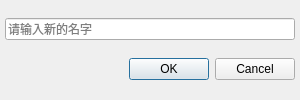
<?xml version="1.0" encoding="UTF-8"?>
<ui version="4.0">
 <class>renameDialog</class>
 <widget class="QDialog" name="renameDialog">
  <property name="geometry">
   <rect>
    <x>0</x>
    <y>0</y>
    <width>300</width>
    <height>100</height>
   </rect>
  </property>
  <property name="minimumSize">
   <size>
    <width>300</width>
    <height>100</height>
   </size>
  </property>
  <property name="maximumSize">
   <size>
    <width>300</width>
    <height>100</height>
   </size>
  </property>
  <property name="windowTitle">
   <string>Dialog</string>
  </property>
  <layout class="QVBoxLayout" name="verticalLayout">
   <property name="spacing">
    <number>0</number>
   </property>
   <property name="leftMargin">
    <number>5</number>
   </property>
   <property name="topMargin">
    <number>0</number>
   </property>
   <property name="rightMargin">
    <number>5</number>
   </property>
   <property name="bottomMargin">
    <number>0</number>
   </property>
   <item>
    <widget class="QLineEdit" name="lineEdit">
     <property name="placeholderText">
      <string>请输入新的名字</string>
     </property>
    </widget>
   </item>
   <item>
    <widget class="QDialogButtonBox" name="buttonBox">
     <property name="orientation">
      <enum>Qt::Horizontal</enum>
     </property>
     <property name="standardButtons">
      <set>QDialogButtonBox::Cancel|QDialogButtonBox::Ok</set>
     </property>
    </widget>
   </item>
  </layout>
 </widget>
 <resources/>
 <connections>
  <connection>
   <sender>buttonBox</sender>
   <signal>accepted()</signal>
   <receiver>renameDialog</receiver>
   <slot>accept()</slot>
   <hints>
    <hint type="sourcelabel">
     <x>248</x>
     <y>254</y>
    </hint>
    <hint type="destinationlabel">
     <x>157</x>
     <y>274</y>
    </hint>
   </hints>
  </connection>
  <connection>
   <sender>buttonBox</sender>
   <signal>rejected()</signal>
   <receiver>renameDialog</receiver>
   <slot>reject()</slot>
   <hints>
    <hint type="sourcelabel">
     <x>316</x>
     <y>260</y>
    </hint>
    <hint type="destinationlabel">
     <x>286</x>
     <y>274</y>
    </hint>
   </hints>
  </connection>
 </connections>
</ui>
